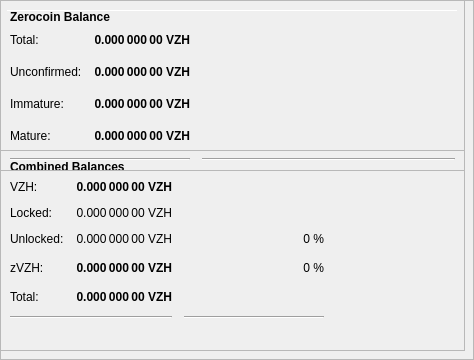
        <widget class="QFrame" name="frameObfuscation">
         <property name="minimumSize">
          <size>
           <width>0</width>
           <height>350</height>
          </size>
         </property>
         <property name="layoutDirection">
          <enum>Qt::LeftToRight</enum>
         </property>
         <property name="frameShape">
          <enum>QFrame::StyledPanel</enum>
         </property>
         <property name="frameShadow">
          <enum>QFrame::Raised</enum>
         </property>
         <widget class="QPushButton" name="runAutoDenom">
          <property name="geometry">
           <rect>
            <x>251</x>
            <y>17</y>
            <width>1</width>
            <height>1</height>
           </rect>
          </property>
          <property name="palette">
           <palette>
            <active>
             <colorrole role="WindowText">
              <brush brushstyle="SolidPattern">
               <color alpha="255">
                <red>0</red>
                <green>0</green>
                <blue>0</blue>
               </color>
              </brush>
             </colorrole>
             <colorrole role="Button">
              <brush brushstyle="SolidPattern">
               <color alpha="255">
                <red>239</red>
                <green>238</green>
                <blue>238</blue>
               </color>
              </brush>
             </colorrole>
             <colorrole role="Light">
              <brush brushstyle="SolidPattern">
               <color alpha="255">
                <red>255</red>
                <green>255</green>
                <blue>255</blue>
               </color>
              </brush>
             </colorrole>
             <colorrole role="Midlight">
              <brush brushstyle="SolidPattern">
               <color alpha="255">
                <red>247</red>
                <green>246</green>
                <blue>246</blue>
               </color>
              </brush>
             </colorrole>
             <colorrole role="Dark">
              <brush brushstyle="SolidPattern">
               <color alpha="255">
                <red>119</red>
                <green>119</green>
                <blue>119</blue>
               </color>
              </brush>
             </colorrole>
             <colorrole role="Mid">
              <brush brushstyle="SolidPattern">
               <color alpha="255">
                <red>159</red>
                <green>159</green>
                <blue>159</blue>
               </color>
              </brush>
             </colorrole>
             <colorrole role="Text">
              <brush brushstyle="SolidPattern">
               <color alpha="255">
                <red>0</red>
                <green>0</green>
                <blue>0</blue>
               </color>
              </brush>
             </colorrole>
             <colorrole role="BrightText">
              <brush brushstyle="SolidPattern">
               <color alpha="255">
                <red>255</red>
                <green>255</green>
                <blue>255</blue>
               </color>
              </brush>
             </colorrole>
             <colorrole role="ButtonText">
              <brush brushstyle="SolidPattern">
               <color alpha="255">
                <red>0</red>
                <green>0</green>
                <blue>0</blue>
               </color>
              </brush>
             </colorrole>
             <colorrole role="Base">
              <brush brushstyle="SolidPattern">
               <color alpha="255">
                <red>255</red>
                <green>255</green>
                <blue>255</blue>
               </color>
              </brush>
             </colorrole>
             <colorrole role="Window">
              <brush brushstyle="SolidPattern">
               <color alpha="255">
                <red>239</red>
                <green>238</green>
                <blue>238</blue>
               </color>
              </brush>
             </colorrole>
             <colorrole role="Shadow">
              <brush brushstyle="SolidPattern">
               <color alpha="255">
                <red>0</red>
                <green>0</green>
                <blue>0</blue>
               </color>
              </brush>
             </colorrole>
             <colorrole role="AlternateBase">
              <brush brushstyle="SolidPattern">
               <color alpha="255">
                <red>247</red>
                <green>246</green>
                <blue>246</blue>
               </color>
              </brush>
             </colorrole>
             <colorrole role="ToolTipBase">
              <brush brushstyle="SolidPattern">
               <color alpha="255">
                <red>255</red>
                <green>255</green>
                <blue>220</blue>
               </color>
              </brush>
             </colorrole>
             <colorrole role="ToolTipText">
              <brush brushstyle="SolidPattern">
               <color alpha="255">
                <red>0</red>
                <green>0</green>
                <blue>0</blue>
               </color>
              </brush>
             </colorrole>
            </active>
            <inactive>
             <colorrole role="WindowText">
              <brush brushstyle="SolidPattern">
               <color alpha="255">
                <red>0</red>
                <green>0</green>
                <blue>0</blue>
               </color>
              </brush>
             </colorrole>
             <colorrole role="Button">
              <brush brushstyle="SolidPattern">
               <color alpha="255">
                <red>239</red>
                <green>238</green>
                <blue>238</blue>
               </color>
              </brush>
             </colorrole>
             <colorrole role="Light">
              <brush brushstyle="SolidPattern">
               <color alpha="255">
                <red>255</red>
                <green>255</green>
                <blue>255</blue>
               </color>
              </brush>
             </colorrole>
             <colorrole role="Midlight">
              <brush brushstyle="SolidPattern">
               <color alpha="255">
                <red>247</red>
                <green>246</green>
                <blue>246</blue>
               </color>
              </brush>
             </colorrole>
             <colorrole role="Dark">
              <brush brushstyle="SolidPattern">
               <color alpha="255">
                <red>119</red>
                <green>119</green>
                <blue>119</blue>
               </color>
              </brush>
             </colorrole>
             <colorrole role="Mid">
              <brush brushstyle="SolidPattern">
               <color alpha="255">
                <red>159</red>
                <green>159</green>
                <blue>159</blue>
               </color>
              </brush>
             </colorrole>
             <colorrole role="Text">
              <brush brushstyle="SolidPattern">
               <color alpha="255">
                <red>0</red>
                <green>0</green>
                <blue>0</blue>
               </color>
              </brush>
             </colorrole>
             <colorrole role="BrightText">
              <brush brushstyle="SolidPattern">
               <color alpha="255">
                <red>255</red>
                <green>255</green>
                <blue>255</blue>
               </color>
              </brush>
             </colorrole>
             <colorrole role="ButtonText">
              <brush brushstyle="SolidPattern">
               <color alpha="255">
                <red>0</red>
                <green>0</green>
                <blue>0</blue>
               </color>
              </brush>
             </colorrole>
             <colorrole role="Base">
              <brush brushstyle="SolidPattern">
               <color alpha="255">
                <red>255</red>
                <green>255</green>
                <blue>255</blue>
               </color>
              </brush>
             </colorrole>
             <colorrole role="Window">
              <brush brushstyle="SolidPattern">
               <color alpha="255">
                <red>239</red>
                <green>238</green>
                <blue>238</blue>
               </color>
              </brush>
             </colorrole>
             <colorrole role="Shadow">
              <brush brushstyle="SolidPattern">
               <color alpha="255">
                <red>0</red>
                <green>0</green>
                <blue>0</blue>
               </color>
              </brush>
             </colorrole>
             <colorrole role="AlternateBase">
              <brush brushstyle="SolidPattern">
               <color alpha="255">
                <red>247</red>
                <green>246</green>
                <blue>246</blue>
               </color>
              </brush>
             </colorrole>
             <colorrole role="ToolTipBase">
              <brush brushstyle="SolidPattern">
               <color alpha="255">
                <red>255</red>
                <green>255</green>
                <blue>220</blue>
               </color>
              </brush>
             </colorrole>
             <colorrole role="ToolTipText">
              <brush brushstyle="SolidPattern">
               <color alpha="255">
                <red>0</red>
                <green>0</green>
                <blue>0</blue>
               </color>
              </brush>
             </colorrole>
            </inactive>
            <disabled>
             <colorrole role="WindowText">
              <brush brushstyle="SolidPattern">
               <color alpha="255">
                <red>119</red>
                <green>119</green>
                <blue>119</blue>
               </color>
              </brush>
             </colorrole>
             <colorrole role="Button">
              <brush brushstyle="SolidPattern">
               <color alpha="255">
                <red>239</red>
                <green>238</green>
                <blue>238</blue>
               </color>
              </brush>
             </colorrole>
             <colorrole role="Light">
              <brush brushstyle="SolidPattern">
               <color alpha="255">
                <red>255</red>
                <green>255</green>
                <blue>255</blue>
               </color>
              </brush>
             </colorrole>
             <colorrole role="Midlight">
              <brush brushstyle="SolidPattern">
               <color alpha="255">
                <red>247</red>
                <green>246</green>
                <blue>246</blue>
               </color>
              </brush>
             </colorrole>
             <colorrole role="Dark">
              <brush brushstyle="SolidPattern">
               <color alpha="255">
                <red>119</red>
                <green>119</green>
                <blue>119</blue>
               </color>
              </brush>
             </colorrole>
             <colorrole role="Mid">
              <brush brushstyle="SolidPattern">
               <color alpha="255">
                <red>159</red>
                <green>159</green>
                <blue>159</blue>
               </color>
              </brush>
             </colorrole>
             <colorrole role="Text">
              <brush brushstyle="SolidPattern">
               <color alpha="255">
                <red>119</red>
                <green>119</green>
                <blue>119</blue>
               </color>
              </brush>
             </colorrole>
             <colorrole role="BrightText">
              <brush brushstyle="SolidPattern">
               <color alpha="255">
                <red>255</red>
                <green>255</green>
                <blue>255</blue>
               </color>
              </brush>
             </colorrole>
             <colorrole role="ButtonText">
              <brush brushstyle="SolidPattern">
               <color alpha="255">
                <red>119</red>
                <green>119</green>
                <blue>119</blue>
               </color>
              </brush>
             </colorrole>
             <colorrole role="Base">
              <brush brushstyle="SolidPattern">
               <color alpha="255">
                <red>239</red>
                <green>238</green>
                <blue>238</blue>
               </color>
              </brush>
             </colorrole>
             <colorrole role="Window">
              <brush brushstyle="SolidPattern">
               <color alpha="255">
                <red>239</red>
                <green>238</green>
                <blue>238</blue>
               </color>
              </brush>
             </colorrole>
             <colorrole role="Shadow">
              <brush brushstyle="SolidPattern">
               <color alpha="255">
                <red>0</red>
                <green>0</green>
                <blue>0</blue>
               </color>
              </brush>
             </colorrole>
             <colorrole role="AlternateBase">
              <brush brushstyle="SolidPattern">
               <color alpha="255">
                <red>239</red>
                <green>238</green>
                <blue>238</blue>
               </color>
              </brush>
             </colorrole>
             <colorrole role="ToolTipBase">
              <brush brushstyle="SolidPattern">
               <color alpha="255">
                <red>255</red>
                <green>255</green>
                <blue>220</blue>
               </color>
              </brush>
             </colorrole>
             <colorrole role="ToolTipText">
              <brush brushstyle="SolidPattern">
               <color alpha="255">
                <red>0</red>
                <green>0</green>
                <blue>0</blue>
               </color>
              </brush>
             </colorrole>
            </disabled>
           </palette>
          </property>
          <property name="focusPolicy">
           <enum>Qt::NoFocus</enum>
          </property>
          <property name="autoFillBackground">
           <bool>true</bool>
          </property>
          <property name="text">
           <string/>
          </property>
          <property name="flat">
           <bool>true</bool>
          </property>
         </widget>
         <widget class="Line" name="line">
          <property name="geometry">
           <rect>
            <x>7</x>
            <y>10</y>
            <width>451</width>
            <height>1</height>
           </rect>
          </property>
          <property name="orientation">
           <enum>Qt::Horizontal</enum>
          </property>
         </widget>
         <widget class="QFrame" name="frame_3">
          <property name="geometry">
           <rect>
            <x>0</x>
            <y>150</y>
            <width>465</width>
            <height>201</height>
           </rect>
          </property>
          <property name="frameShape">
           <enum>QFrame::StyledPanel</enum>
          </property>
          <property name="frameShadow">
           <enum>QFrame::Raised</enum>
          </property>
          <layout class="QVBoxLayout" name="verticalLayout_5">
           <item>
            <layout class="QHBoxLayout" name="horizontalLayout_5" stretch="0">
             <item>
              <widget class="QLabel" name="label_5z">
               <property name="maximumSize">
                <size>
                 <width>16777215</width>
                 <height>20</height>
                </size>
               </property>
               <property name="font">
                <font>
                 <weight>75</weight>
                 <bold>true</bold>
                </font>
               </property>
               <property name="toolTip">
                <string>Combined Balances (including unconfirmed and immature coins)</string>
               </property>
               <property name="text">
                <string>&lt;html&gt;&lt;head/&gt;&lt;body&gt;&lt;p&gt;Combined Balances&lt;/p&gt;&lt;/body&gt;&lt;/html&gt;</string>
               </property>
              </widget>
             </item>
            </layout>
           </item>
           <item>
            <layout class="QGridLayout" name="gridLayout_3">
             <property name="spacing">
              <number>12</number>
             </property>
             <item row="7" column="0" colspan="2">
              <widget class="Line" name="lineSpendableBalance_3">
               <property name="orientation">
                <enum>Qt::Horizontal</enum>
               </property>
              </widget>
             </item>
             <item row="7" column="2">
              <widget class="Line" name="lineWatchBalance_3">
               <property name="sizePolicy">
                <sizepolicy hsizetype="Preferred" vsizetype="Fixed">
                 <horstretch>0</horstretch>
                 <verstretch>0</verstretch>
                </sizepolicy>
               </property>
               <property name="minimumSize">
                <size>
                 <width>140</width>
                 <height>0</height>
                </size>
               </property>
               <property name="orientation">
                <enum>Qt::Horizontal</enum>
               </property>
              </widget>
             </item>
             <item row="4" column="1">
              <widget class="QLabel" name="labelzBalancez">
               <property name="font">
                <font>
                 <weight>75</weight>
                 <bold>true</bold>
                </font>
               </property>
               <property name="cursor">
                <cursorShape>IBeamCursor</cursorShape>
               </property>
               <property name="toolTip">
                <string>Total of transactions that have yet to be confirmed, and do not yet count toward the spendable balance</string>
               </property>
               <property name="text">
                <string notr="true">0.000 000 00 VZH</string>
               </property>
               <property name="alignment">
                <set>Qt::AlignRight|Qt::AlignTrailing|Qt::AlignVCenter</set>
               </property>
               <property name="textInteractionFlags">
                <set>Qt::LinksAccessibleByMouse|Qt::TextSelectableByKeyboard|Qt::TextSelectableByMouse</set>
               </property>
              </widget>
             </item>
             <item row="6" column="1">
              <widget class="QLabel" name="labelTotalz">
               <property name="font">
                <font>
                 <weight>75</weight>
                 <bold>true</bold>
                </font>
               </property>
               <property name="cursor">
                <cursorShape>IBeamCursor</cursorShape>
               </property>
               <property name="toolTip">
                <string>Total Balance, including unconfirmed and immature coins.</string>
               </property>
               <property name="text">
                <string notr="true">0.000 000 00 VZH</string>
               </property>
               <property name="alignment">
                <set>Qt::AlignRight|Qt::AlignTrailing|Qt::AlignVCenter</set>
               </property>
               <property name="textInteractionFlags">
                <set>Qt::LinksAccessibleByMouse|Qt::TextSelectableByKeyboard|Qt::TextSelectableByMouse</set>
               </property>
              </widget>
             </item>
             <item row="4" column="3">
              <spacer name="horizontalSpacer_6">
               <property name="orientation">
                <enum>Qt::Horizontal</enum>
               </property>
               <property name="sizeHint" stdset="0">
                <size>
                 <width>40</width>
                 <height>20</height>
                </size>
               </property>
              </spacer>
             </item>
             <item row="6" column="0">
              <widget class="QLabel" name="labelTotalTextz">
               <property name="text">
                <string>Total:</string>
               </property>
              </widget>
             </item>
             <item row="1" column="0">
              <widget class="QLabel" name="labelBalanceTextz">
               <property name="text">
                <string>VZH:</string>
               </property>
              </widget>
             </item>
             <item row="1" column="1">
              <widget class="QLabel" name="labelBalancez">
               <property name="font">
                <font>
                 <weight>75</weight>
                 <bold>true</bold>
                </font>
               </property>
               <property name="cursor">
                <cursorShape>IBeamCursor</cursorShape>
               </property>
               <property name="toolTip">
                <string>Your current spendable balance</string>
               </property>
               <property name="text">
                <string notr="true">0.000 000 00 VZH</string>
               </property>
               <property name="alignment">
                <set>Qt::AlignRight|Qt::AlignTrailing|Qt::AlignVCenter</set>
               </property>
               <property name="textInteractionFlags">
                <set>Qt::LinksAccessibleByMouse|Qt::TextSelectableByKeyboard|Qt::TextSelectableByMouse</set>
               </property>
              </widget>
             </item>
             <item row="4" column="0">
              <widget class="QLabel" name="labelzBalanceTextz">
               <property name="toolTip">
                <string/>
               </property>
               <property name="text">
                <string>zVZH:</string>
               </property>
              </widget>
             </item>
             <item row="4" column="2">
              <widget class="QLabel" name="labelzVZHPercent">
               <property name="toolTip">
                <string>Current percentage of zVZH.
If AutoMint is enabled this percentage will settle around the configured AutoMint percentage (default = 10%)</string>
               </property>
               <property name="text">
                <string>0 %</string>
               </property>
               <property name="alignment">
                <set>Qt::AlignRight|Qt::AlignTrailing|Qt::AlignVCenter</set>
               </property>
              </widget>
             </item>
             <item row="6" column="2">
              <widget class="QLabel" name="label100Percent">
               <property name="text">
                <string/>
               </property>
               <property name="alignment">
                <set>Qt::AlignRight|Qt::AlignTrailing|Qt::AlignVCenter</set>
               </property>
              </widget>
             </item>
             <item row="2" column="1">
              <widget class="QLabel" name="labelLockedBalance">
               <property name="toolTip">
                <string>Locked VZH or Masternode collaterals. These are excluded from zVZH minting.</string>
               </property>
               <property name="text">
                <string>0.000 000 00 VZH</string>
               </property>
               <property name="alignment">
                <set>Qt::AlignRight|Qt::AlignTrailing|Qt::AlignVCenter</set>
               </property>
              </widget>
             </item>
             <item row="2" column="0">
              <widget class="QLabel" name="labelLockedBalanceText">
               <property name="toolTip">
                <string>Locked VZH or Masternode collaterals. These are excluded from zVZH minting.</string>
               </property>
               <property name="text">
                <string>Locked:</string>
               </property>
              </widget>
             </item>
             <item row="3" column="0">
              <widget class="QLabel" name="labelUnLockedBalanceText">
               <property name="toolTip">
                <string>Unlocked VZHs. These can be used for zVZH minting.</string>
               </property>
               <property name="text">
                <string>Unlocked:</string>
               </property>
              </widget>
             </item>
             <item row="3" column="1">
              <widget class="QLabel" name="labelUnLockedBalance">
               <property name="toolTip">
                <string>Unlocked VZHs. These can be used for zVZH minting.</string>
               </property>
               <property name="text">
                <string>0.000 000 00 VZH</string>
               </property>
               <property name="alignment">
                <set>Qt::AlignRight|Qt::AlignTrailing|Qt::AlignVCenter</set>
               </property>
              </widget>
             </item>
             <item row="3" column="2">
              <widget class="QLabel" name="labelVZHPercent">
               <property name="text">
                <string>0 %</string>
               </property>
               <property name="alignment">
                <set>Qt::AlignRight|Qt::AlignTrailing|Qt::AlignVCenter</set>
               </property>
              </widget>
             </item>
            </layout>
           </item>
           <item>
            <spacer name="verticalSpacer">
             <property name="orientation">
              <enum>Qt::Vertical</enum>
             </property>
             <property name="sizeHint" stdset="0">
              <size>
               <width>20</width>
               <height>40</height>
              </size>
             </property>
            </spacer>
           </item>
          </layout>
         </widget>
         <widget class="QFrame" name="frame_4">
          <property name="geometry">
           <rect>
            <x>0</x>
            <y>0</y>
            <width>465</width>
            <height>171</height>
           </rect>
          </property>
          <property name="frameShape">
           <enum>QFrame::StyledPanel</enum>
          </property>
          <property name="frameShadow">
           <enum>QFrame::Raised</enum>
          </property>
          <layout class="QVBoxLayout" name="verticalLayout_7">
           <item>
            <layout class="QHBoxLayout" name="horizontalLayout_8" stretch="0">
             <item>
              <widget class="QLabel" name="label_5z_3">
               <property name="maximumSize">
                <size>
                 <width>16777215</width>
                 <height>20</height>
                </size>
               </property>
               <property name="font">
                <font>
                 <weight>75</weight>
                 <bold>true</bold>
                </font>
               </property>
               <property name="text">
                <string>Zerocoin Balance</string>
               </property>
              </widget>
             </item>
            </layout>
           </item>
           <item>
            <layout class="QGridLayout" name="gridLayout_5">
             <property name="spacing">
              <number>12</number>
             </property>
             <item row="4" column="0">
              <widget class="QLabel" name="labelzBalanceMatureText">
               <property name="toolTip">
                <string>Mature: more than 20 confirmation and more than 3 mints of the same denomination after it was minted.
These zVZH are spendable.</string>
               </property>
               <property name="text">
                <string>Mature:</string>
               </property>
              </widget>
             </item>
             <item row="5" column="0" colspan="2">
              <widget class="Line" name="lineSpendableBalance_5">
               <property name="orientation">
                <enum>Qt::Horizontal</enum>
               </property>
              </widget>
             </item>
             <item row="1" column="1">
              <widget class="QLabel" name="labelzBalance">
               <property name="font">
                <font>
                 <weight>75</weight>
                 <bold>true</bold>
                </font>
               </property>
               <property name="cursor">
                <cursorShape>IBeamCursor</cursorShape>
               </property>
               <property name="toolTip">
                <string>All available zVZH, unconfirmed and immature zVZH included.</string>
               </property>
               <property name="text">
                <string notr="true">0.000 000 00 VZH</string>
               </property>
               <property name="alignment">
                <set>Qt::AlignRight|Qt::AlignTrailing|Qt::AlignVCenter</set>
               </property>
               <property name="textInteractionFlags">
                <set>Qt::LinksAccessibleByMouse|Qt::TextSelectableByKeyboard|Qt::TextSelectableByMouse</set>
               </property>
              </widget>
             </item>
             <item row="5" column="2">
              <widget class="Line" name="lineWatchBalance_5">
               <property name="sizePolicy">
                <sizepolicy hsizetype="Preferred" vsizetype="Fixed">
                 <horstretch>0</horstretch>
                 <verstretch>0</verstretch>
                </sizepolicy>
               </property>
               <property name="minimumSize">
                <size>
                 <width>140</width>
                 <height>0</height>
                </size>
               </property>
               <property name="orientation">
                <enum>Qt::Horizontal</enum>
               </property>
              </widget>
             </item>
             <item row="1" column="0">
              <widget class="QLabel" name="labelzBalanceText">
               <property name="toolTip">
                <string>All available zVZH, unconfirmed and immature zVZH included.</string>
               </property>
               <property name="text">
                <string>Total:</string>
               </property>
              </widget>
             </item>
             <item row="1" column="2">
              <spacer name="horizontalSpacer_8">
               <property name="orientation">
                <enum>Qt::Horizontal</enum>
               </property>
               <property name="sizeHint" stdset="0">
                <size>
                 <width>40</width>
                 <height>20</height>
                </size>
               </property>
              </spacer>
             </item>
             <item row="4" column="2">
              <spacer name="horizontalSpacer_4">
               <property name="orientation">
                <enum>Qt::Horizontal</enum>
               </property>
               <property name="sizeHint" stdset="0">
                <size>
                 <width>40</width>
                 <height>20</height>
                </size>
               </property>
              </spacer>
             </item>
             <item row="4" column="1">
              <widget class="QLabel" name="labelzBalanceMature">
               <property name="font">
                <font>
                 <weight>75</weight>
                 <bold>true</bold>
                </font>
               </property>
               <property name="toolTip">
                <string>Mature: more than 20 confirmation and more than 3 mints of the same denomination after it was minted.
These zVZH are spendable.</string>
               </property>
               <property name="text">
                <string>0.000 000 00 VZH</string>
               </property>
               <property name="alignment">
                <set>Qt::AlignRight|Qt::AlignTrailing|Qt::AlignVCenter</set>
               </property>
              </widget>
             </item>
             <item row="2" column="0">
              <widget class="QLabel" name="labelzBalanceUnconfirmedText">
               <property name="toolTip">
                <string>Unconfirmed: less than 20 confirmations
Immature: confirmed, but less than 3 mints of the same denomination after it was minted</string>
               </property>
               <property name="text">
                <string>Unconfirmed:</string>
               </property>
              </widget>
             </item>
             <item row="2" column="1">
              <widget class="QLabel" name="labelzBalanceUnconfirmed">
               <property name="font">
                <font>
                 <weight>75</weight>
                 <bold>true</bold>
                </font>
               </property>
               <property name="toolTip">
                <string>Unconfirmed: less than 20 confirmations
Immature: confirmed, but less than 3 mints of the same denomination after it was minted</string>
               </property>
               <property name="text">
                <string>0.000 000 00 VZH</string>
               </property>
               <property name="alignment">
                <set>Qt::AlignRight|Qt::AlignTrailing|Qt::AlignVCenter</set>
               </property>
              </widget>
             </item>
             <item row="2" column="2">
              <spacer name="horizontalSpacer_5">
               <property name="orientation">
                <enum>Qt::Horizontal</enum>
               </property>
               <property name="sizeHint" stdset="0">
                <size>
                 <width>40</width>
                 <height>20</height>
                </size>
               </property>
              </spacer>
             </item>
             <item row="3" column="0">
              <widget class="QLabel" name="labelzBalanceImmatureText">
               <property name="toolTip">
                <string>Unconfirmed: less than 20 confirmations
Immature: confirmed, but less than 3 mints of the same denomination after it was minted</string>
               </property>
               <property name="text">
                <string>Immature:</string>
               </property>
              </widget>
             </item>
             <item row="3" column="1">
              <widget class="QLabel" name="labelzBalanceImmature">
               <property name="font">
                <font>
                 <weight>75</weight>
                 <bold>true</bold>
                </font>
               </property>
               <property name="toolTip">
                <string>Unconfirmed: less than 20 confirmations
Immature: confirmed, but less than 3 mints of the same denomination after it was minted</string>
               </property>
               <property name="text">
                <string>0.000 000 00 VZH</string>
               </property>
               <property name="alignment">
                <set>Qt::AlignRight|Qt::AlignTrailing|Qt::AlignVCenter</set>
               </property>
              </widget>
             </item>
             <item row="3" column="2">
              <spacer name="horizontalSpacer_7">
               <property name="orientation">
                <enum>Qt::Horizontal</enum>
               </property>
               <property name="sizeHint" stdset="0">
                <size>
                 <width>40</width>
                 <height>20</height>
                </size>
               </property>
              </spacer>
             </item>
            </layout>
           </item>
          </layout>
         </widget>
        </widget>
